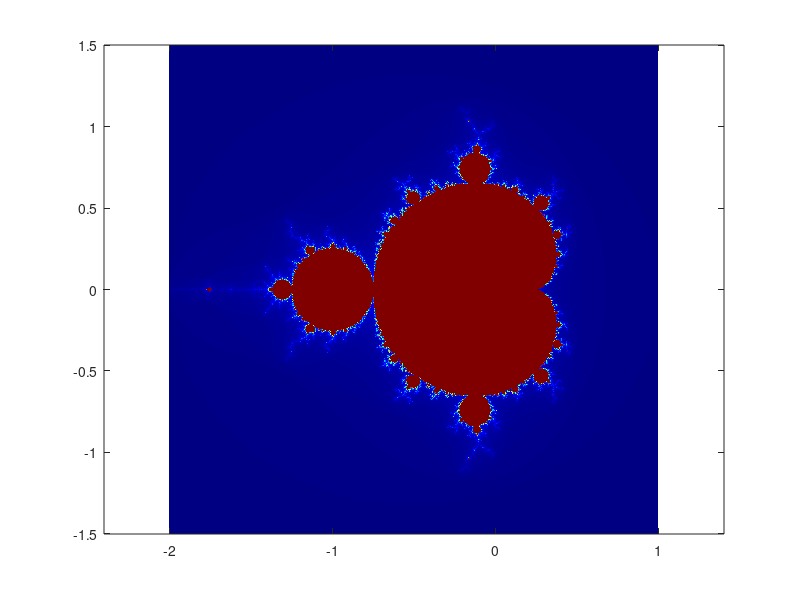

Recreate this plot in MATLAB.
x0 = -2 ; y0 = -1.5 ; d = 3 ; n = 512 ;
maxit = 256 ;

x = linspace(x0, x0+d, n) ;
y = linspace(y0, y0+d, n) ;
[x,y] = meshgrid(x, y) ;
C = x + y*1i ;
Z = C ;
K = ones(n, n) ;
for k = 1:maxit
    a = find((real(Z).^2 + imag(Z).^2) < 4);
    Z(a) = (Z(a)).^2 + C(a) ;
    K(a) = k ;
end
figure(1) ; clf
colormap(jet(maxit)) ;
image(x0 + [0 d], y0 + [0 d], K) ;
set(gca, 'YDir', 'normal') ;
axis equal
axis tight
